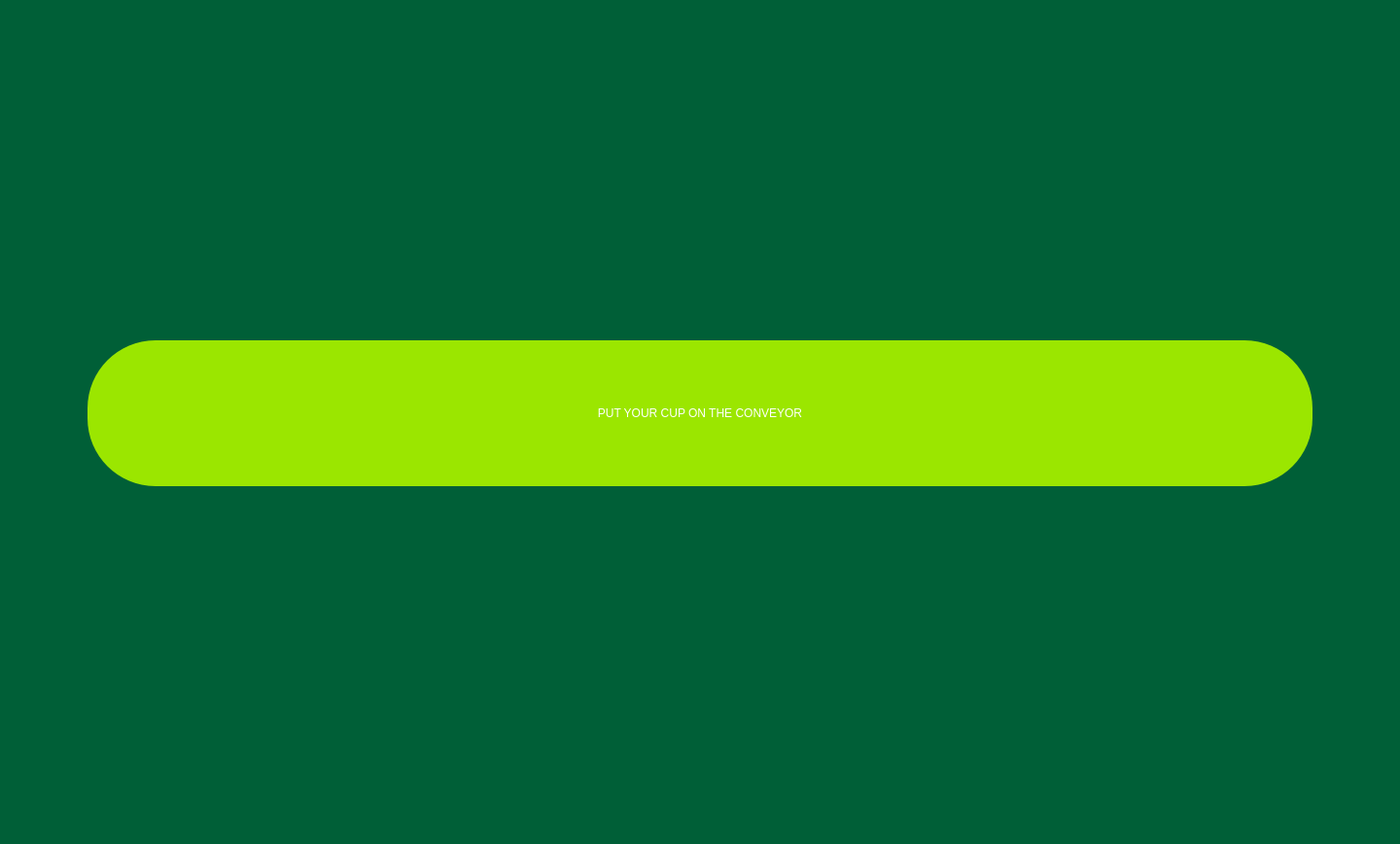
<?xml version="1.0" encoding="UTF-8"?>
<ui version="4.0">
 <class>MainWindow</class>
 <widget class="QMainWindow" name="MainWindow">
  <property name="geometry">
   <rect>
    <x>0</x>
    <y>0</y>
    <width>1440</width>
    <height>868</height>
   </rect>
  </property>
  <property name="windowTitle">
   <string>MainWindow</string>
  </property>
  <property name="styleSheet">
   <string notr="true">background-color: rgb(0, 95, 55);</string>
  </property>
  <widget class="QWidget" name="centralwidget">
   <widget class="QLabel" name="label">
    <property name="geometry">
     <rect>
      <x>90</x>
      <y>350</y>
      <width>1260</width>
      <height>150</height>
     </rect>
    </property>
    <property name="styleSheet">
     <string notr="true">color: rgb(255, 255, 255);
background-color: rgb(155, 230, 0);
font: 50pt &quot;MS Shell Dlg 2&quot;;
border-radius: 70px;</string>
    </property>
    <property name="text">
     <string>PUT YOUR CUP ON THE CONVEYOR</string>
    </property>
    <property name="alignment">
     <set>Qt::AlignCenter</set>
    </property>
   </widget>
  </widget>
 </widget>
 <resources/>
 <connections/>
</ui>
